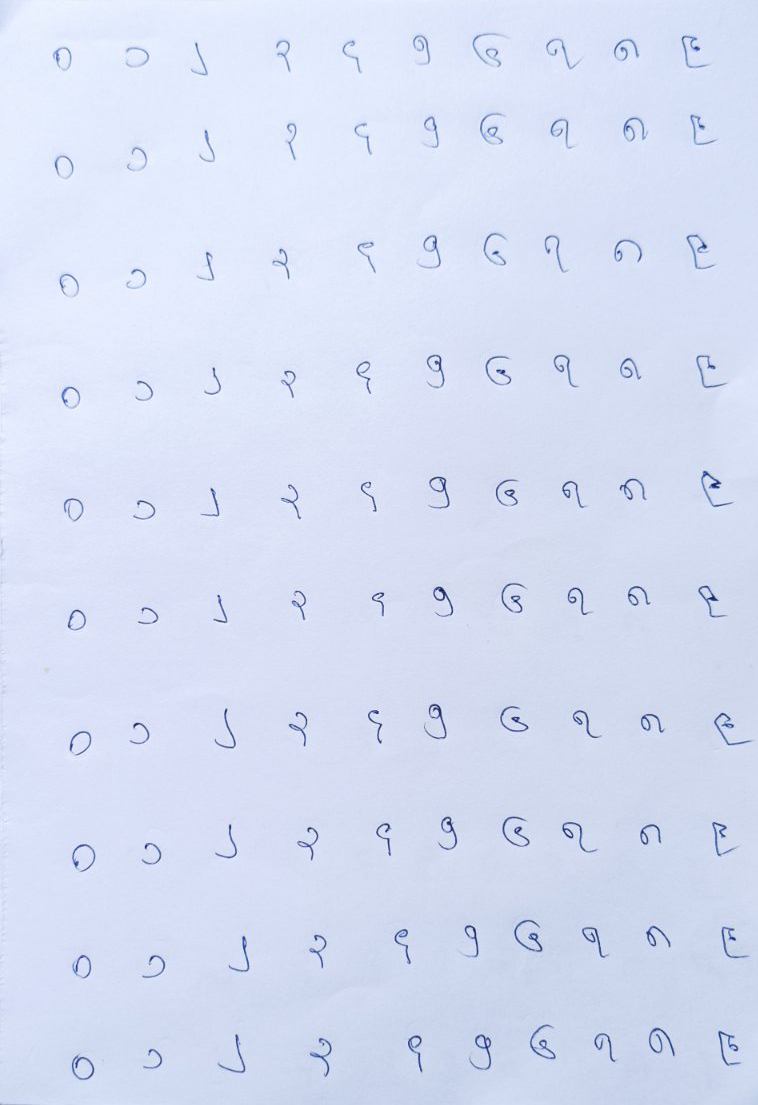
#> input picture raw_data/knn_sample_grid.1.jpeg, 758 x 1105 px
$ jupyter execute --allow-errors sandbox.ipynb   (shell and % lines are left out)
#> lines starting #> are read from the running program, lines starting #| are printed output that depends on the picture
### myanmar_digits/utils.py
import os
import pickle
import shutil
from pathlib import Path
from glob import glob

from typing import List, Union

import cv2
from PIL import Image, ImageOps

import numpy as np
from sklearn import cluster
import pandas as pd

import fire

from tqdm.auto import tqdm

# [25 lines left out: functions load_gray_image, get_temp_image, normalize, not called in this run]

MAX_COLOR = 255

# [49 lines left out: functions enhance, get_mser_regions, get_center, get_digit, correct_filename, not called in this run]

IMAGE_DATA_TYPES = ["jpg", "jpeg", "png", "JPG", "JPEG", "PNG"]
NUM_CLASSES = 10

def load_data(num_classes:int=NUM_CLASSES, return_X_y:bool=True, as_frame:bool=True, data_path:str="./data.pkl"):
    with open (data_path, "rb") as f:
        data = pickle.load(f)
        X = data["X"]
        y = data["y"]
    selector = y < num_classes
    _X = X[selector, :, :].reshape((-1, 48*48))
    _y = y[selector]
    if as_frame:
        _X = pd.DataFrame(data=_X, columns=["p_{}".format(str(i).zfill(5)) for i in range(0, 48*48)])
        _y = pd.Series(_y)
    if return_X_y:
        return _X, _y
    else:
        return {
            "X" : _X,
            "y" : _y
        }

class UtilsCli(object):
    # [88 lines left out: functions chop_images, prepare_pseudo_label_data, pickle_data, not called in this run]

# [3 lines that do not run on import are left out]

### myanmar_digits/sandbox.ipynb
[cell 1]

from pathlib import Path
import shutil

from matplotlib import pyplot as plt

import numpy as np
import pandas as pd

from sklearn import cluster

from tqdm.auto import tqdm

from PIL import Image, ImageOps, ImageEnhance

[cell 2]
%cd ..

[cell 3]
from myanmar_digits import load_data

#> (the rest of this cell did not finish here and is left out)

#> (a cell that did not finish here is left out)

[cell 5]
def load_gray_image(path:str, return_type:str="numpy"):
#> called with path = '../raw_data/knn_sample_grid.1.jpeg', return_type = 'numpy'
    assert return_type in ["numpy", "pillow", "opencv"]
    with open(path, "rb") as f:
        im_sample = Image.open(f)
#> im_sample is the input picture: PIL image 758x1105 RGB; mean R, G, B 213.9, 222, 243.8
        im_sample_gray = ImageOps.grayscale(im_sample)
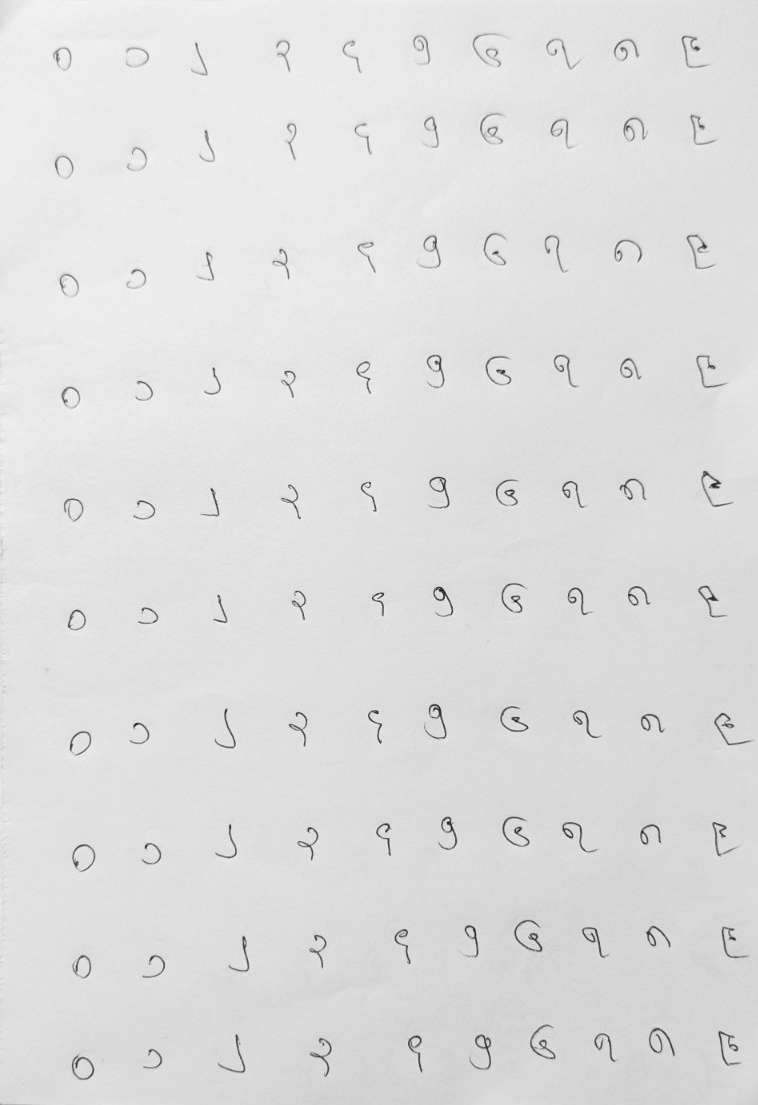
#> im_sample_gray: PIL image 758x1105 L; min 28, max 252, mean 222.1
        if return_type == "pillow":
            return im_sample_gray
        elif return_type == "numpy":
            np_sample_gray = np.array(im_sample_gray)
            return np_sample_gray
        elif return_type == "opencv":
            raise NotImplementedError("Not supported yet.")

img = load_gray_image("../raw_data/knn_sample_grid.1.jpeg")
plt.imshow(img, cmap="gray")

[cell 6]
def get_temp_image(img:np.array, copy:bool):
    if copy:
        _img = img.copy()
    else:
        _img = img
    return _img

def normalize(img:np.array, copy:bool=True):
    _img = get_temp_image(img, copy)
    _img = 1.0 - (_img - _img.min()) / (_img.max() - _img.min())
    _img = (255 * _img).astype(np.uint8)
    return _img

MAX_COLOR = 255

def enhance(img:np.array, thr:int=64, copy:bool=True):
    _img = get_temp_image(img, copy)
    _img[_img < thr] = 0
    _img[_img >= MAX_COLOR - thr] = MAX_COLOR
    return _img

img_norm = normalize(img)
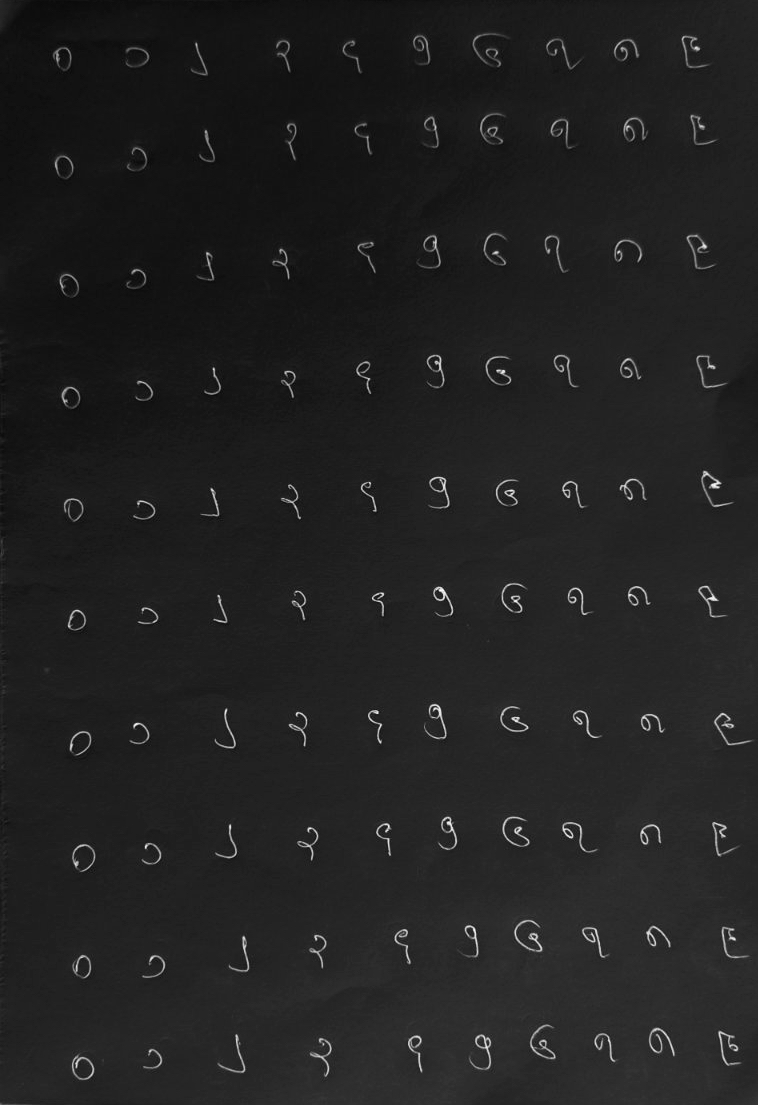
#> img_norm: shape (1105, 758); min 0, max 255, mean 33.5
img_enh = enhance(img_norm, thr=100)
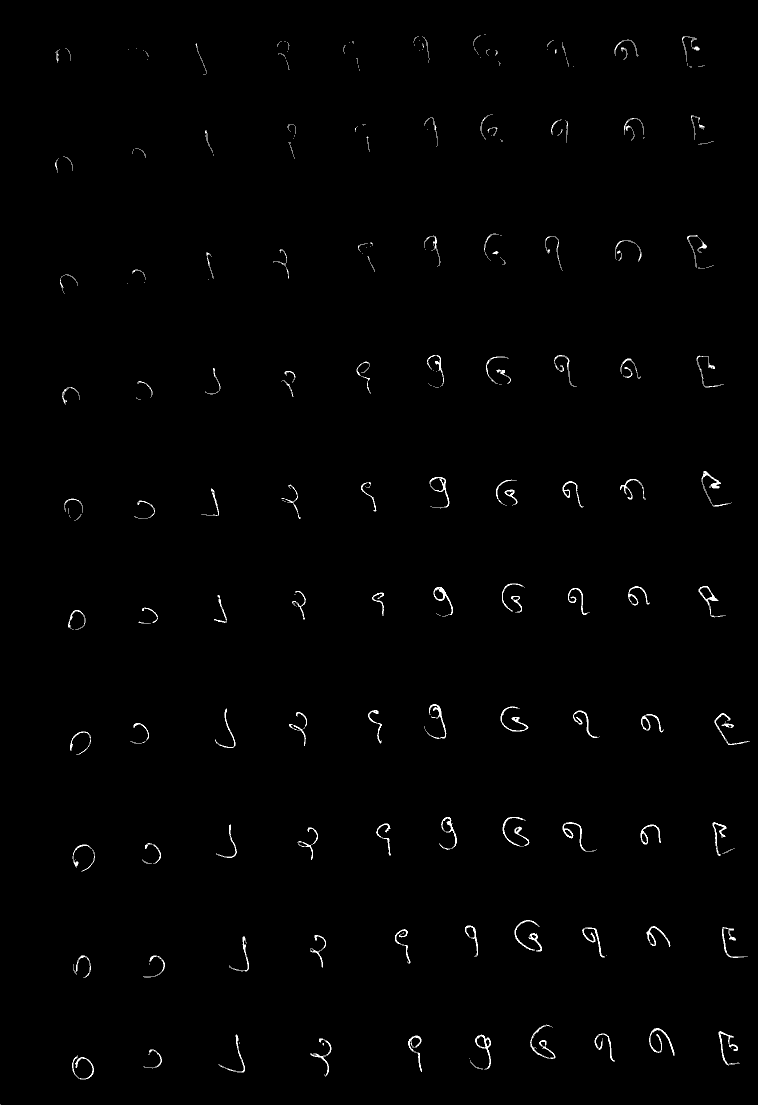
#> img_enh: shape (1105, 758); min 0, max 255, mean 2.2
plt.imshow(img_enh, cmap="gray")

[cell 7]
enhancer = ImageEnhance.Contrast(Image.fromarray(img_enh))
img_enh_ = enhancer.enhance(1.50)
plt.imshow(img_enh_, cmap="gray")

$ run again, with raw_data/knn_sample_grid.10.jpeg copied over raw_data/knn_sample_grid.1.jpeg
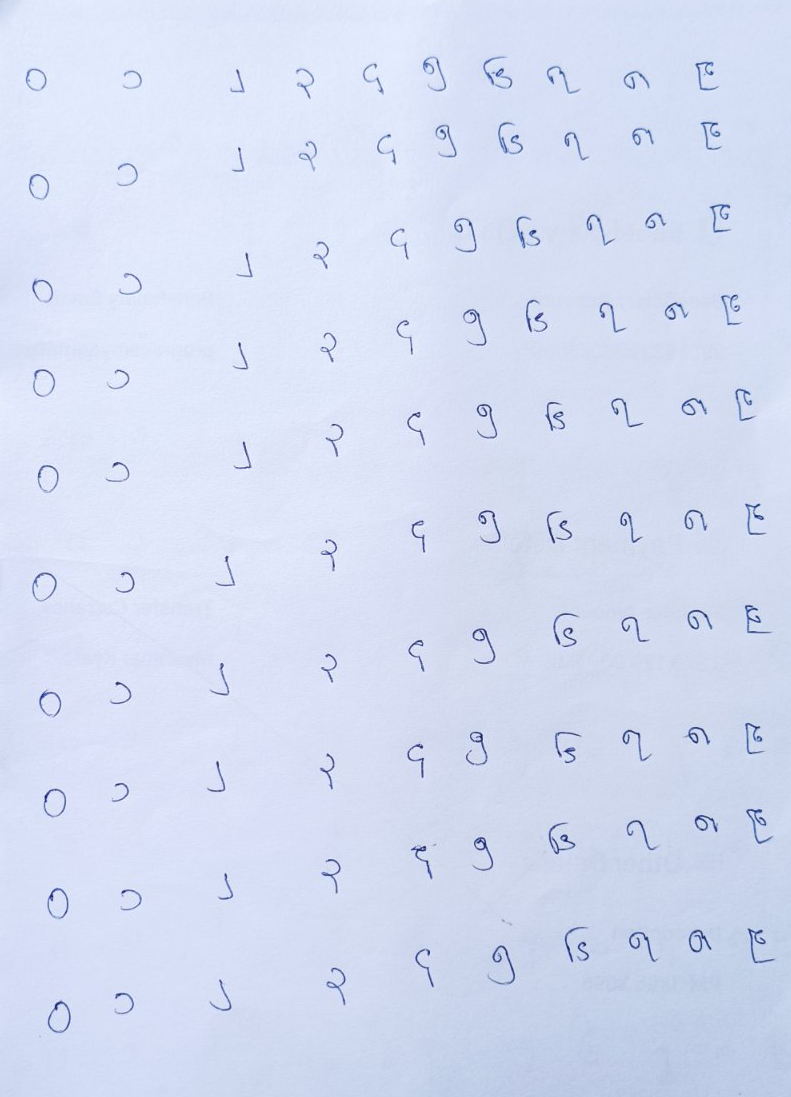
#> input picture raw_data/knn_sample_grid.10.jpeg, 791 x 1097 px
#> in load_gray_image, im_sample is the input picture: PIL image 791x1097 RGB; mean R, G, B 212.4, 220.8, 242.9
#> `img_norm = normalize(img)`:
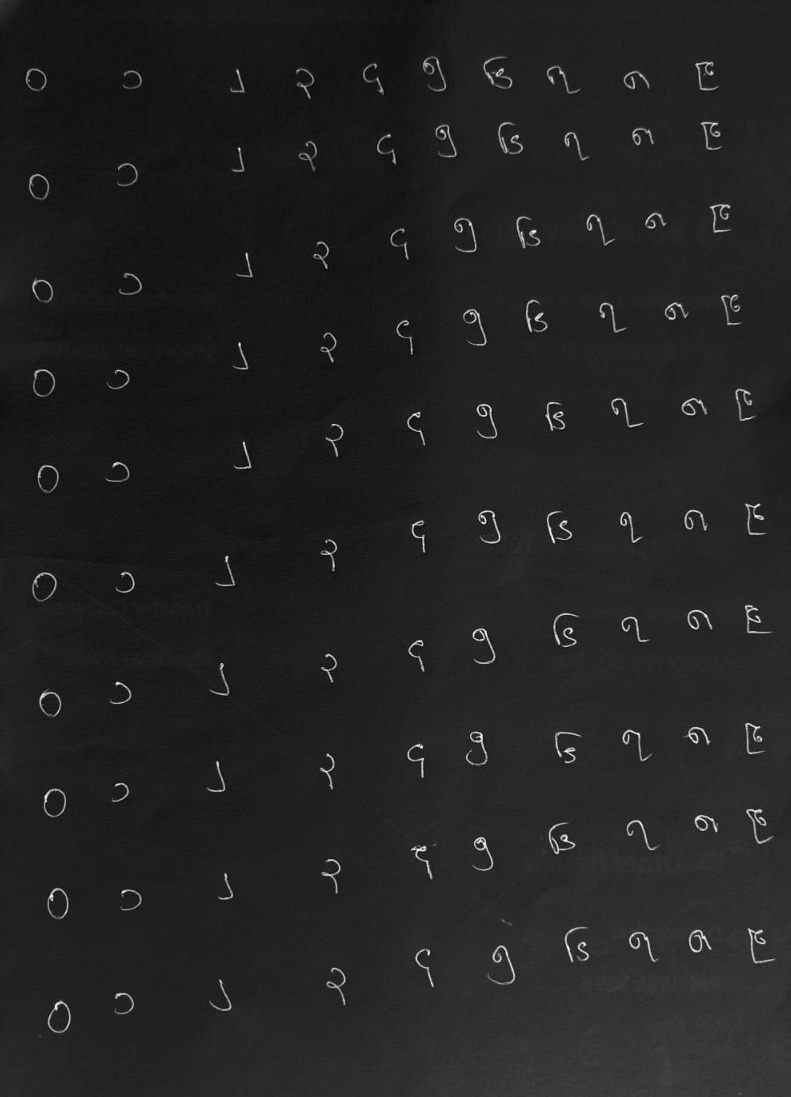
#> img_norm: shape (1097, 791); min 0, max 255, mean 34.6
#> `img_enh = enhance(img_norm, thr=100)`:
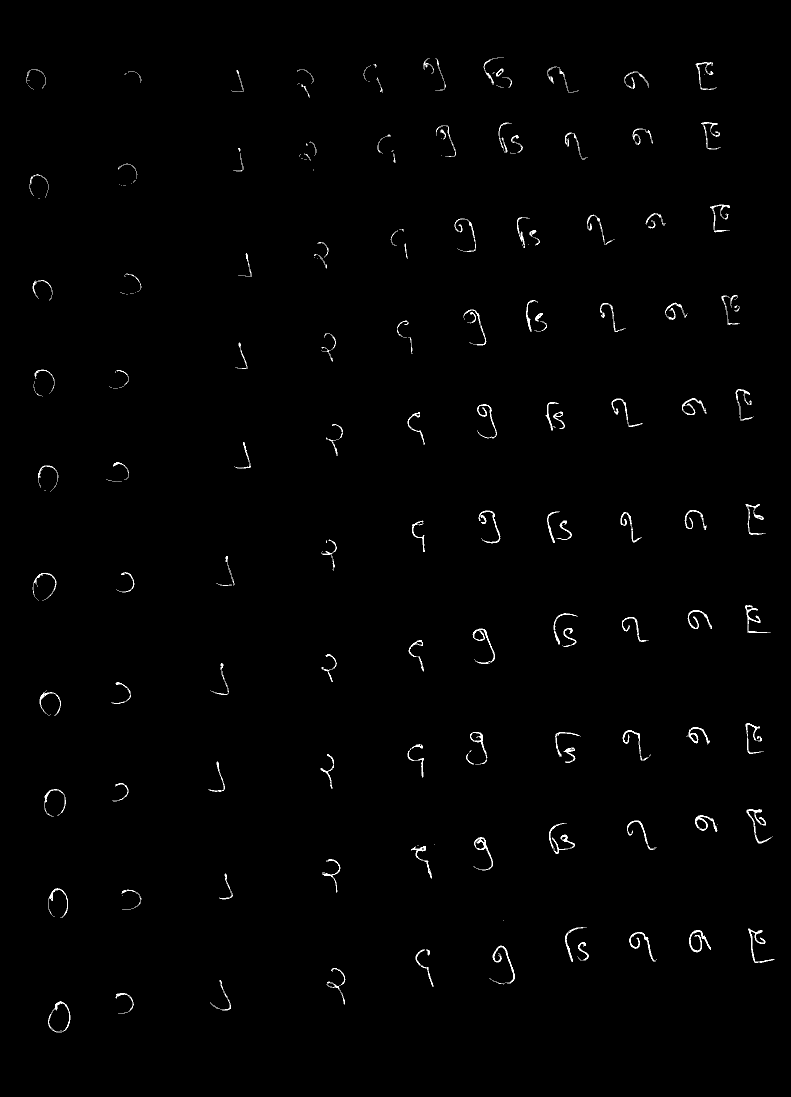
#> img_enh: shape (1097, 791); min 0, max 255, mean 2.4

$ run again, with raw_data/knn_sample_grid.12.jpeg copied over raw_data/knn_sample_grid.1.jpeg
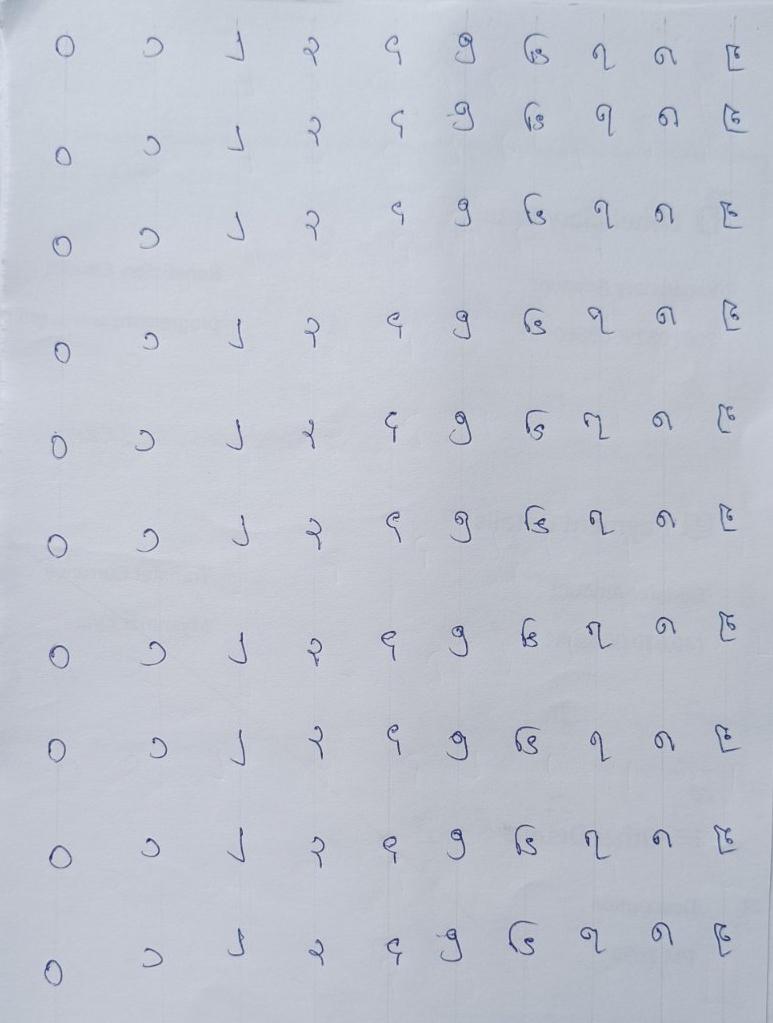
#> input picture raw_data/knn_sample_grid.12.jpeg, 773 x 1023 px
#> in load_gray_image, im_sample is the input picture: PIL image 773x1023 RGB; mean R, G, B 191.8, 196.6, 207
#> `img_norm = normalize(img)`:
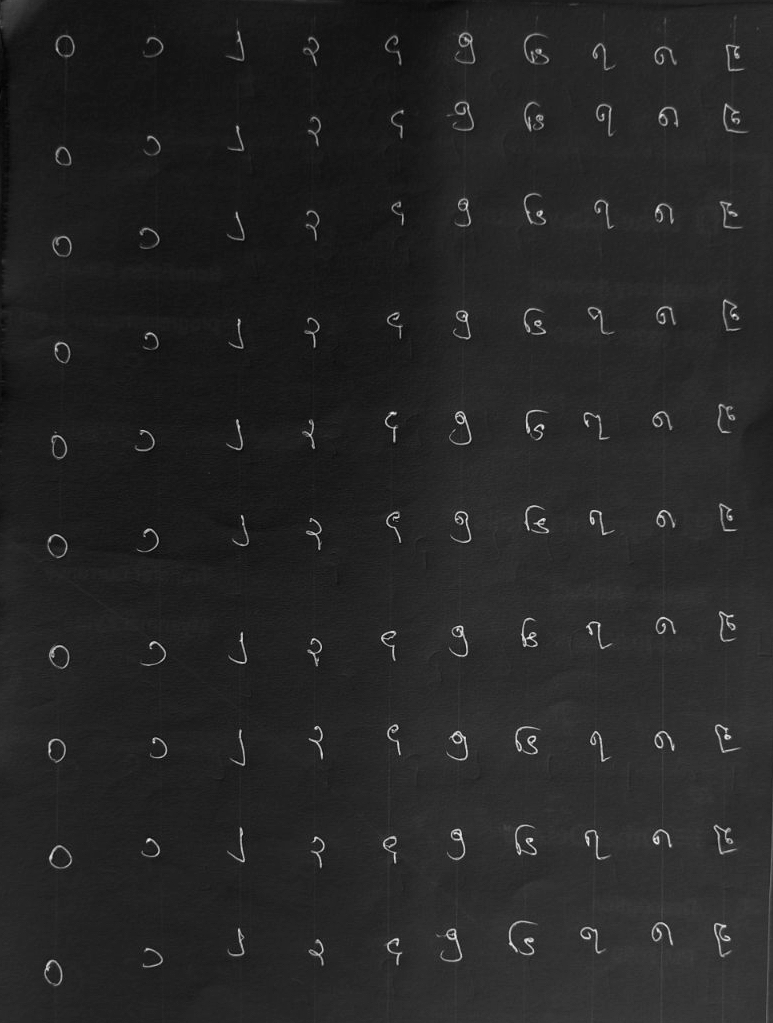
#> img_norm: shape (1023, 773); min 0, max 255, mean 37.7
#> `img_enh = enhance(img_norm, thr=100)`:
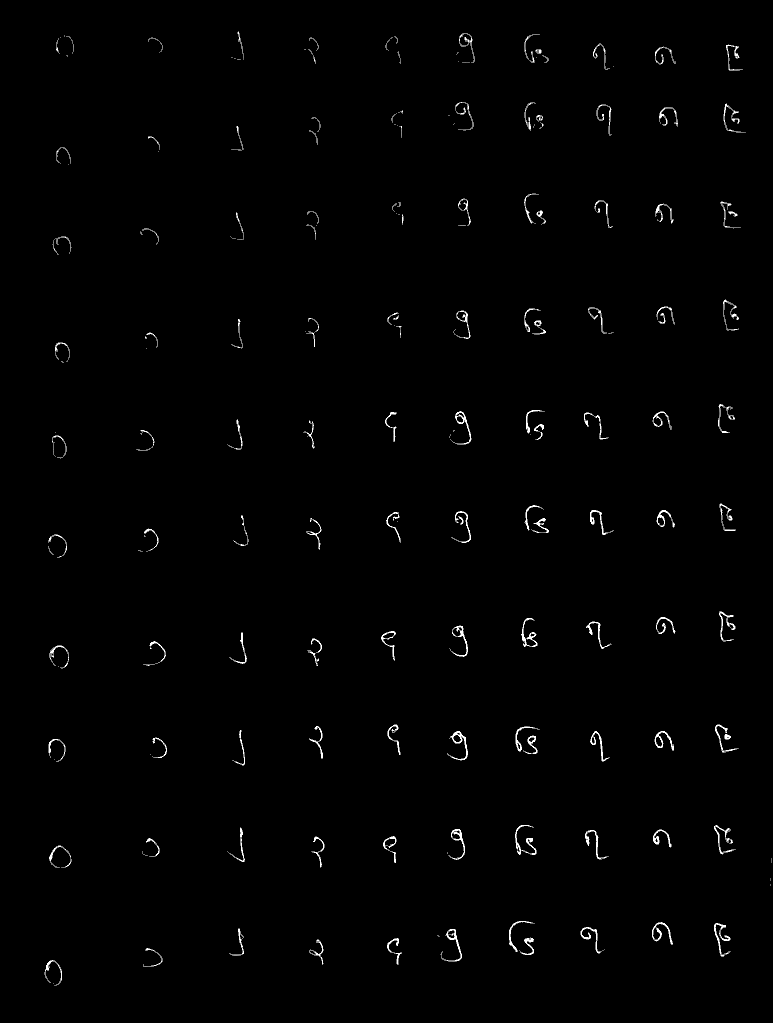
#> img_enh: shape (1023, 773); min 0, max 255, mean 2.3
